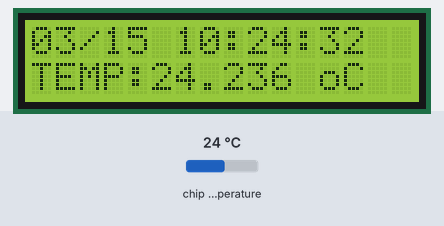
The program below on a simulated Raspberry Pi Pico running MicroPython. Parts: 16×2 character LCD. The inputs (shaded band) are chosen by the test bench; at power-on: chip temperature 24 °C. The clock reads 2024-03-15 10:24:30 at power-on unless the program sets it; library files of the repository ran but are not shown: lcd_api_.py, pico_i2c_lcd_.py.

Above: at 3.2 s.
3.3 s: chip temperature set to 1 °C
At 6.6 s:
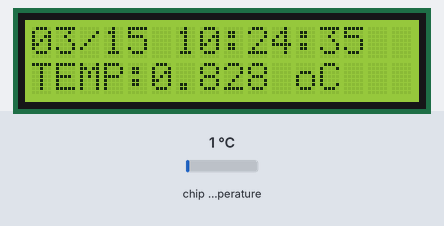
9.6 s: chip temperature set to 11 °C
At 12.4 s:
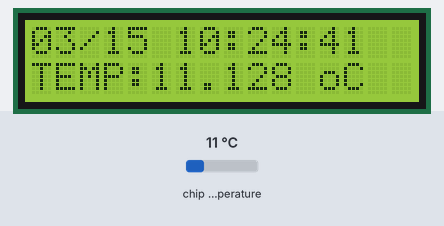
15.6 s: chip temperature set to 22 °C
At 18.3 s:
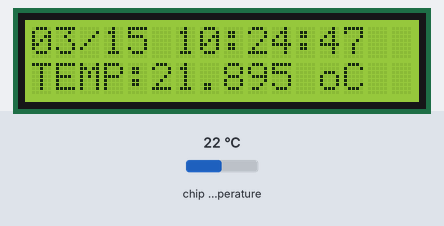
Timing chart, 0 to 19.8 s (numbered marks = the images above; inputs shaded):
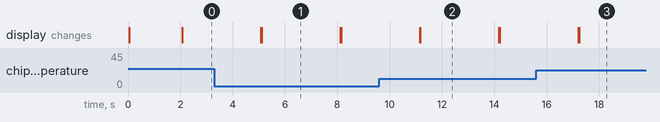

The program:

Pico_temp_lcd.py
```python
import machine
import utime

from machine import ADC
from machine import I2C
from lcd_api_ import LcdApi
from pico_i2c_lcd_ import I2cLcd

# I2C_ADDR     = 0x3f   #LCD1602的I2C位址
I2C_NUM_ROWS = 2      #LCD1602列數
I2C_NUM_COLS = 16     #LCD1602行數

i2c = I2C(0, sda=machine.Pin(0), scl=machine.Pin(1), freq=400000)   #設定I2C
I2C_ADDR = i2c.scan()[0]    #系統取得LCD1602的I2C位址
lcd = I2cLcd(i2c, I2C_ADDR, I2C_NUM_ROWS, I2C_NUM_COLS)

utime.sleep(2)
to_volts = 3.3 / 65535
temper_sensor = ADC(4)   #從ADC(4)取得溫度感測器的電壓值

while True:
    lcd.clear()
    time = utime.localtime()

    # 顯示日期及時間
    lcd.putstr("{month:>02d}/{day:>02d} {HH:>02d}:{MM:>02d}:{SS:>02d}".format(
        month=time[1], day=time[2], HH=time[3], MM=time[4], SS=time[5]))

    temper_volts = temper_sensor.read_u16() * to_volts  #取得當時溫度的電壓

    celsius_degrees = 27 - (temper_volts - 0.706) / 0.001721    #計算攝氏溫度
#   fahrenheit_degrees = celsius_degrees * 9 / 5 + 32           #計算華氏溫度

    lcd.move_to(0,1)      #游標跳至第二列第一行
    lcd.putstr('TEMP:')
    lcd.putstr(str(round(celsius_degrees,3)))
    lcd.putstr(' oC')       #用小寫O代替度的符號
    utime.sleep(3)          #暫停3秒鐘
```

Measured:
- what the display in image 1 shows lasts 3.0 s, from 5.1 s to 8.1 s
